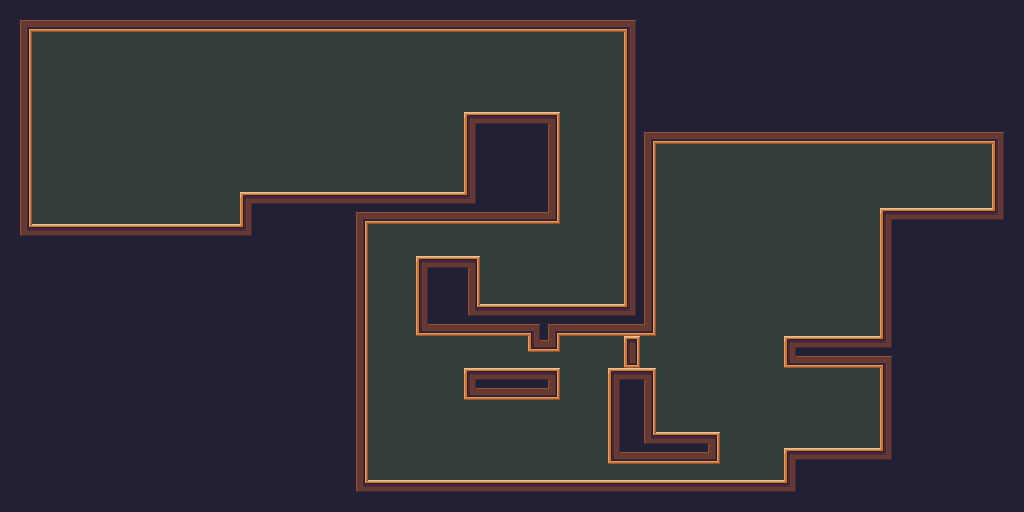

This game map was drawn from its Tiled (.tmx) file and the tilesets committed beside it. A one-line description and the trimmed map source follow:
An orthogonal 64x32 tile map with 16x16 px tiles, 3 tile layers (Background, Foreground, Door1) and 19 objects.

<map version="1.0" orientation="orthogonal" renderorder="right-down" width="64" height="32" tilewidth="16" tileheight="16" nextobjectid="26">
 <tileset firstgid="1" name="Tileset" tilewidth="16" tileheight="16">
  <image source="TileMapTest001.png" width="160" height="144" />
 </tileset>
 <layer name="Background" width="64" height="32">
  <data>[2048 cells, 2048 non-empty, 1 distinct tile ids]</data>
 </layer>
 <layer name="Foreground" width="64" height="32">
  <data>[2048 cells, 1180 non-empty, 13 distinct tile ids]</data>
 </layer>
 <objectgroup name="Collisions">
  <object id="1" x="0" y="0" width="624" height="32" />
  <object id="2" x="0" y="32" width="32" height="192" />
  <object id="3" x="0" y="224" width="368" height="288" />
  <object id="4" x="240" y="192" width="224" height="32" />
  <object id="5" x="464" y="112" width="96" height="112" />
  <object id="6" x="416" y="256" width="64" height="80" />
  <object id="7" x="480" y="304" width="144" height="32" />
  <object id="8" x="656" y="0" width="368" height="144" />
  <object id="10" x="624" y="0" width="32" height="336" />
  <object id="11" x="464" y="368" width="96" height="32" />
  <object id="12" x="608" y="368" width="48" height="96" />
  <object id="13" x="656" y="432" width="64" height="32" />
  <object id="14" x="368" y="480" width="416" height="32" />
  <object id="17" x="880" y="208" width="144" height="128" />
  <object id="19" x="992" y="144" width="32" height="64" />
  <object id="21" x="784" y="336" width="240" height="32" />
  <object id="22" x="880" y="368" width="144" height="80" />
  <object id="23" x="784" y="448" width="240" height="64" />
  <object id="25" x="528" y="336" width="32" height="16" />
 </objectgroup>
 <layer name="Door1" width="64" height="32">
  <data>[2048 cells, 2 non-empty, 2 distinct tile ids]</data>
 </layer>
</map>
